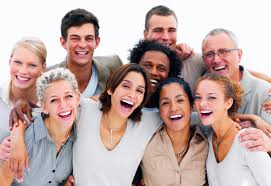
#> input picture jupyter/fotos/image7.jpeg, 271 x 186 px
$ python test_01.py
#> lines starting #> are read from the running program, lines starting #| are printed output that depends on the picture; after the words box and inside, x2 and y2 are one past the last pixel; in counts of white or black regions, pixels touching at a corner belong together
import cv2

carrega= cv2.CascadeClassifier('haarcascades/haarcascade_frontalface_default.xml')
imagem = cv2.imread('fotos/image7.jpeg')
#> imagem is the input picture: shape (186, 271, 3); mean B, G, R 166.5, 170.9, 194.7
imagem_cinza = cv2.cvtColor(imagem, cv2.COLOR_BGR2GRAY)
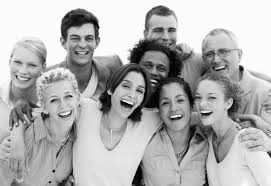
#> imagem_cinza: shape (186, 271); min 0, max 255, mean 177.5

faces = carrega.detectMultiScale(imagem_cinza)
#> faces = [[139, 55, 32, 32], [150, 19, 32, 32], [154, 86, 40, 40], [60, 22, 43, 43], [199, 40, 34, 34], [113, 74, 38, 38], [6, 49, 38, 38], [39, 80, 48, 48], [184, 79, 47, 47]]
print(faces)
#| [[139  55  32  32]
#|  [150  19  32  32]
#|  [154  86  40  40]
#|  [ 60  22  43  43]
#|  [199  40  34  34]
#|  [113  74  38  38]
#|  [  6  49  38  38]
#|  [ 39  80  48  48]
#|  [184  79  47  47]]

for(x,y,i,a) in faces:
    cv2.rectangle(imagem, (x, y), (x + i, y + a), (0, 255, 0), 2)
#> this loop made 9 passes
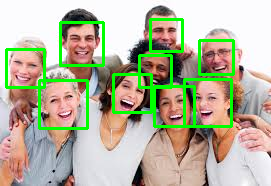
#> imagem: shape (186, 271, 3); 8.05% of pixels changed, all inside (x1, y1, x2, y2) = (5, 18, 235, 130)

cv2.imshow('faces', imagem)
cv2.waitKey()

$ run again, with jupyter/fotos/image1.jpeg copied over jupyter/fotos/image7.jpeg
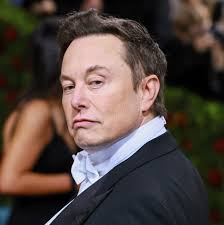
#> input picture jupyter/fotos/image1.jpeg, 224 x 225 px
#> imagem is the input picture: shape (225, 224, 3); mean B, G, R 64.1, 69.6, 82.8
#> `imagem_cinza = cv2.cvtColor(imagem, cv2.COLOR_BGR2GRAY)`:
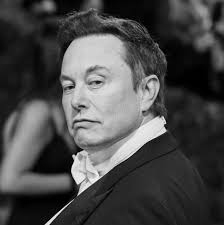
#> imagem_cinza: shape (225, 224); min 0, max 251, mean 72.9
#> faces = [[37, 36, 115, 115]]
#| [[ 37  36 115 115]]
#> the loop `for(x,y,i,a) in faces:` made 1 pass
#> after the loop `for(x,y,i,a) in faces:`:
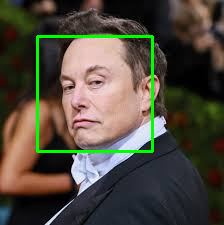
#> imagem: shape (225, 224, 3); 2.73% of pixels changed, all inside (x1, y1, x2, y2) = (36, 35, 154, 153)

$ run again, with jupyter/fotos/image2.jpeg copied over jupyter/fotos/image7.jpeg
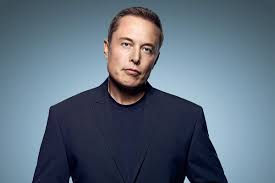
#> input picture jupyter/fotos/image2.jpeg, 275 x 183 px
#> imagem is the input picture: shape (183, 275, 3); mean B, G, R 123.7, 107.7, 92
#> `imagem_cinza = cv2.cvtColor(imagem, cv2.COLOR_BGR2GRAY)`:
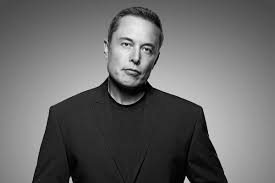
#> imagem_cinza: shape (183, 275); min 0, max 235, mean 104.8
#> faces = [[106, 22, 59, 59]]
#| [[106  22  59  59]]
#> the loop `for(x,y,i,a) in faces:` made 1 pass
#> after the loop `for(x,y,i,a) in faces:`:
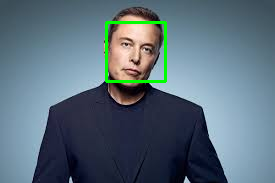
#> imagem: shape (183, 275, 3); 1.4% of pixels changed, all inside (x1, y1, x2, y2) = (105, 21, 167, 83)

$ run again, with jupyter/fotos/image3.jpeg copied over jupyter/fotos/image7.jpeg
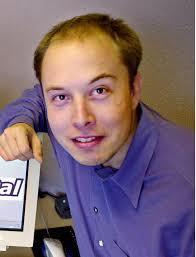
#> input picture jupyter/fotos/image3.jpeg, 196 x 257 px
#> imagem is the input picture: shape (257, 196, 3); mean B, G, R 114.6, 104.3, 125.3
#> `imagem_cinza = cv2.cvtColor(imagem, cv2.COLOR_BGR2GRAY)`:
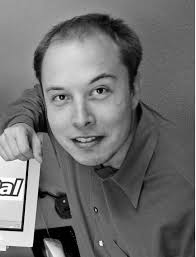
#> imagem_cinza: shape (257, 196); min 0, max 255, mean 111.8
#> faces = [[29, 52, 107, 107]]
#| [[ 29  52 107 107]]
#> the loop `for(x,y,i,a) in faces:` made 1 pass
#> after the loop `for(x,y,i,a) in faces:`:
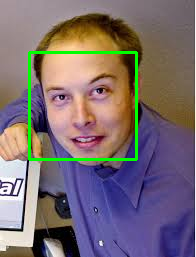
#> imagem: shape (257, 196, 3); 2.54% of pixels changed, all inside (x1, y1, x2, y2) = (28, 51, 138, 161)
